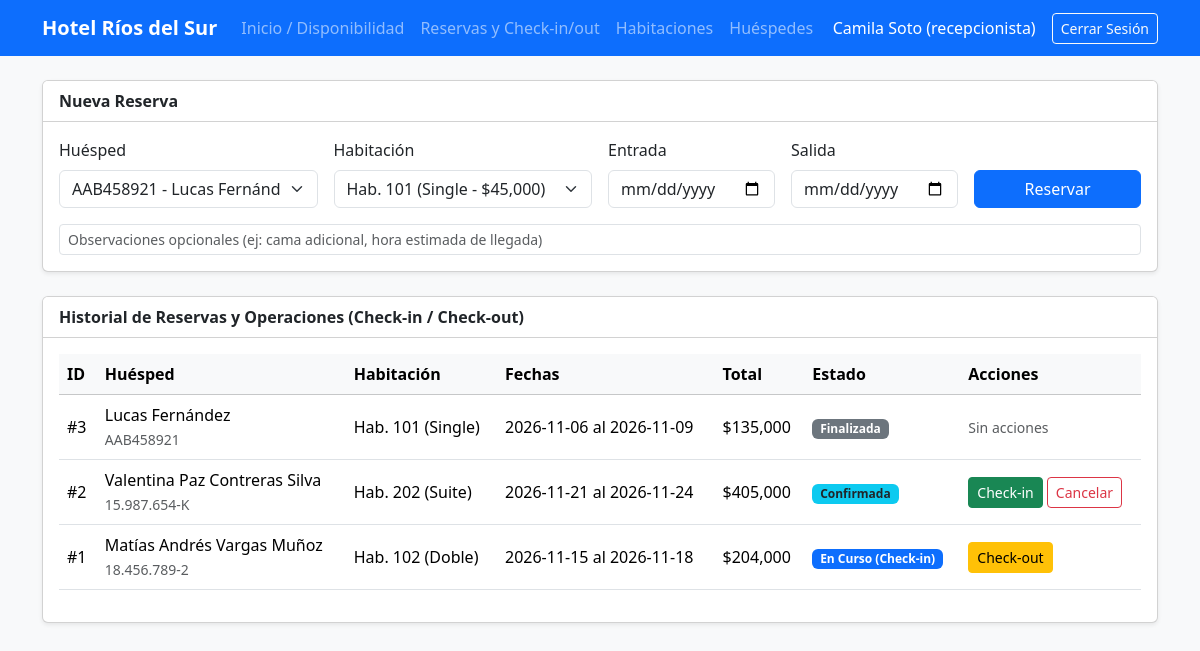
The page /reservas (signed in) on the database its author committed.
### tables this page shows
CREATE TABLE usuarios (
        id INTEGER PRIMARY KEY AUTOINCREMENT,
        nombre VARCHAR(100) NOT NULL,
        email VARCHAR(120) UNIQUE NOT NULL,
        password_hash VARCHAR(255) NOT NULL,
        rol VARCHAR(20) NOT NULL DEFAULT 'recepcionista' CHECK (rol IN ('admin', 'recepcionista')),
        activo BOOLEAN NOT NULL DEFAULT 1,
        creado_en TIMESTAMP DEFAULT CURRENT_TIMESTAMP
    );

CREATE TABLE reservas (
        id INTEGER PRIMARY KEY AUTOINCREMENT,
        huesped_id INT NOT NULL,
        habitacion_id INT NOT NULL,
        usuario_id INT NOT NULL,
        fecha_entrada DATE NOT NULL,
        fecha_salida DATE NOT NULL,
        estado VARCHAR(20) NOT NULL DEFAULT 'confirmada' CHECK (estado IN ('confirmada', 'en_curso', 'finalizada', 'cancelada')),
        total_pago DECIMAL(10, 2) NOT NULL CHECK (total_pago >= 0),
        observaciones TEXT,
        creado_en TIMESTAMP DEFAULT CURRENT_TIMESTAMP,
        FOREIGN KEY (huesped_id) REFERENCES huespedes(id) ON DELETE RESTRICT,
        FOREIGN KEY (habitacion_id) REFERENCES habitaciones(id) ON DELETE RESTRICT,
        FOREIGN KEY (usuario_id) REFERENCES usuarios(id) ON DELETE RESTRICT,
        CHECK (fecha_salida > fecha_entrada)
    );

CREATE TABLE huespedes (
        id INTEGER PRIMARY KEY AUTOINCREMENT,
        rut_pasaporte VARCHAR(20) UNIQUE NOT NULL,
        nombre_completo VARCHAR(150) NOT NULL,
        email VARCHAR(120) NOT NULL,
        telefono VARCHAR(25) NOT NULL,
        nacionalidad VARCHAR(50) DEFAULT 'Chilena',
        creado_en TIMESTAMP DEFAULT CURRENT_TIMESTAMP
    );

CREATE TABLE habitaciones (
        id INTEGER PRIMARY KEY AUTOINCREMENT,
        numero VARCHAR(10) UNIQUE NOT NULL,
        tipo VARCHAR(30) NOT NULL CHECK (tipo IN ('Single', 'Doble', 'Matrimonial', 'Suite')),
        capacidad INT NOT NULL CHECK (capacidad > 0),
        precio_noche DECIMAL(10, 2) NOT NULL CHECK (precio_noche > 0),
        estado VARCHAR(20) NOT NULL DEFAULT 'disponible' CHECK (estado IN ('disponible', 'ocupada', 'mantenimiento')),
        descripcion TEXT
    );

### app.py (the view, shortened to what this page needs)
@app.route("/reservas", methods=["GET", "POST"])
@login_required
def reservas():
    conn = get_db()
    lista_reservas = conn.execute("""
        SELECT r.*, h.nombre_completo AS huesped_nombre, h.rut_pasaporte,
               hab.numero AS hab_numero, hab.tipo AS hab_tipo, u.nombre AS usuario_nombre
        FROM reservas r
        JOIN huespedes h ON r.huesped_id = h.id
        JOIN habitaciones hab ON r.habitacion_id = hab.id
        JOIN usuarios u ON r.usuario_id = u.id
        ORDER BY r.id DESC
    """).fetchall()
    lista_huespedes = conn.execute("SELECT id, rut_pasaporte, nombre_completo FROM huespedes ORDER BY nombre_completo").fetchall()
    lista_habitaciones = conn.execute("SELECT id, numero, tipo, precio_noche FROM habitaciones WHERE estado != 'mantenimiento' ORDER BY numero").fetchall()
    conn.close()
    return render_template(
        "reservas.html",
        reservas=lista_reservas,
        huespedes=lista_huespedes,
        habitaciones=lista_habitaciones,
    )

### app.py (called while the page is built)
def get_db():
    conn = sqlite3.connect(DB_NAME)
    conn.row_factory = sqlite3.Row
    conn.execute("PRAGMA foreign_keys = ON;")
    return conn

def login_required(f):
    @wraps(f)
    def decorated_function(*args, **kwargs):
        if "user_id" not in session:
            flash("Debes iniciar sesión para acceder al sistema.", "warning")
            return redirect(url_for("login"))
        return f(*args, **kwargs)
    return decorated_function

### templates/reservas.html
{% extends "base.html" %}
{% block content %}
<div class="card shadow-sm mb-4">
    <div class="card-header bg-white fw-bold">Nueva Reserva</div>
    <div class="card-body">
        <form method="POST" class="row g-3">
            <div class="col-md-3">
                <label class="form-label">Huésped</label>
                <select name="huesped_id" class="form-select" required>
                    {% for g in huespedes %}
                        <option value="{{ g.id }}">{{ g.rut_pasaporte }} - {{ g.nombre_completo }}</option>
                    {% endfor %}
                </select>
            </div>
            <div class="col-md-3">
                <label class="form-label">Habitación</label>
                <select name="habitacion_id" class="form-select" required>
                    {% for h in habitaciones %}
                        <option value="{{ h.id }}">Hab. {{ h.numero }} ({{ h.tipo }} - ${{ "{:,.0f}".format(h.precio_noche) }})</option>
                    {% endfor %}
                </select>
            </div>
            <div class="col-md-2">
                <label class="form-label">Entrada</label>
                <input type="date" name="fecha_entrada" class="form-control" required>
            </div>
            <div class="col-md-2">
                <label class="form-label">Salida</label>
                <input type="date" name="fecha_salida" class="form-control" required>
            </div>
            <div class="col-md-2 d-flex align-items-end">
                <button type="submit" class="btn btn-primary w-100">Reservar</button>
            </div>
            <div class="col-12">
                <input type="text" name="observaciones" class="form-control form-control-sm" placeholder="Observaciones opcionales (ej: cama adicional, hora estimada de llegada)">
            </div>
        </form>
    </div>
</div>
<div class="card shadow-sm">
    <div class="card-header bg-white fw-bold">Historial de Reservas y Operaciones (Check-in / Check-out)</div>
    <div class="card-body table-responsive">
        <table class="table table-hover align-middle">
            <thead class="table-light">
                <tr>
                    <th>ID</th>
                    <th>Huésped</th>
                    <th>Habitación</th>
                    <th>Fechas</th>
                    <th>Total</th>
                    <th>Estado</th>
                    <th>Acciones</th>
                </tr>
            </thead>
            <tbody>
                {% for r in reservas %}
                <tr>
                    <td>#{{ r.id }}</td>
                    <td>{{ r.huesped_nombre }}<br><small class="text-muted">{{ r.rut_pasaporte }}</small></td>
                    <td>Hab. {{ r.hab_numero }} ({{ r.hab_tipo }})</td>
                    <td>{{ r.fecha_entrada }} al {{ r.fecha_salida }}</td>
                    <td>${{ "{:,.0f}".format(r.total_pago) }}</td>
                    <td>
                        {% if r.estado == 'confirmada' %}
                            <span class="badge bg-info text-dark">Confirmada</span>
                        {% elif r.estado == 'en_curso' %}
                            <span class="badge bg-primary">En Curso (Check-in)</span>
                        {% elif r.estado == 'finalizada' %}
                            <span class="badge bg-secondary">Finalizada</span>
                        {% else %}
                            <span class="badge bg-danger">Cancelada</span>
                        {% endif %}
                    </td>
                    <td>
                        {% if r.estado == 'confirmada' %}
                            <form method="POST" action="{{ url_for('accion_reserva', id=r.id, accion='checkin') }}" class="d-inline">
                                <button class="btn btn-sm btn-success">Check-in</button>
                            </form>
                            <form method="POST" action="{{ url_for('accion_reserva', id=r.id, accion='cancelar') }}" class="d-inline">
                                <button class="btn btn-sm btn-outline-danger">Cancelar</button>
                            </form>
                        {% elif r.estado == 'en_curso' %}
                            <form method="POST" action="{{ url_for('accion_reserva', id=r.id, accion='checkout') }}" class="d-inline">
                                <button class="btn btn-sm btn-warning">Check-out</button>
                            </form>
                        {% else %}
                            <small class="text-muted">Sin acciones</small>
                        {% endif %}
                    </td>
                </tr>
                {% endfor %}
            </tbody>
        </table>
    </div>
</div>
{% endblock %}

### templates/base.html (shortened to what this page needs)
<!DOCTYPE html>
<html lang="es">
<head>
    <link href="https://cdn.jsdelivr.net/npm/bootstrap@5.3.3/dist/css/bootstrap.min.css" rel="stylesheet">
</head>
<body class="bg-light">
    {% if session.get('user_id') %}
    <nav class="navbar navbar-expand-lg navbar-dark bg-primary mb-4">
        <div class="container">
            <a class="navbar-brand fw-bold" href="{{ url_for('dashboard') }}">Hotel Ríos del Sur</a>
            <div class="navbar-nav me-auto">
                <a class="nav-link" href="{{ url_for('dashboard') }}">Inicio / Disponibilidad</a>
                <a class="nav-link" href="{{ url_for('reservas') }}">Reservas y Check-in/out</a>
                <a class="nav-link" href="{{ url_for('habitaciones') }}">Habitaciones</a>
                <a class="nav-link" href="{{ url_for('huespedes') }}">Huéspedes</a>
            </div>
            <span class="navbar-text text-white me-3">
                {{ session.get('user_name') }} ({{ session.get('user_rol') }})
            </span>
            <a href="{{ url_for('logout') }}" class="btn btn-outline-light btn-sm">Cerrar Sesión</a>
        </div>
    </nav>
    {% endif %}
    <div class="container">
        {% block content %}{% endblock %}
    </div>
</body>
</html>

### rows shown on the page
usuarios: get "Camila Soto", get "recepcionista"
reservas: id "3", huesped_nombre "Lucas Fernández", rut_pasaporte "AAB458921", hab_numero "101", hab_tipo "Single", fecha_entrada "2026-11-06", fecha_salida "2026-11-09", total_pago "135,000", estado "Finalizada"
reservas: id "2", huesped_nombre "Valentina Paz Contreras Silva", rut_pasaporte "15.987.654-K", hab_numero "202", hab_tipo "Suite", fecha_entrada "2026-11-21", fecha_salida "2026-11-24", total_pago "405,000", estado "Confirmada"
reservas: id "1", huesped_nombre "Matías Andrés Vargas Muñoz", rut_pasaporte "18.456.789-2", hab_numero "102", hab_tipo "Doble", fecha_entrada "2026-11-15", fecha_salida "2026-11-18", total_pago "204,000", estado "En Curso (Check-in)"

### other values the page prints
form field huesped_id "AAB458921 - Lucas Fernández"
